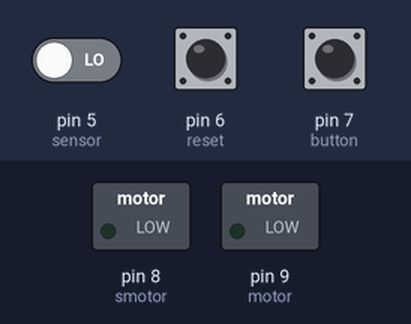
The sketch below on a simulated Arduino Uno, built with avr-gcc and run on an emulated ATmega328P. Shown: switched loads named in the sketch (green lamp = pin HIGH). The inputs (shaded band) are chosen by the test bench; at power-on: pin 7 (button) LOW, pin 6 (reset) LOW, pin 5 (sensor) LOW.

Above: at 1.2 s.
1.3 s: pin 7 (button) pulled HIGH for 1 s
At 3.4 s:
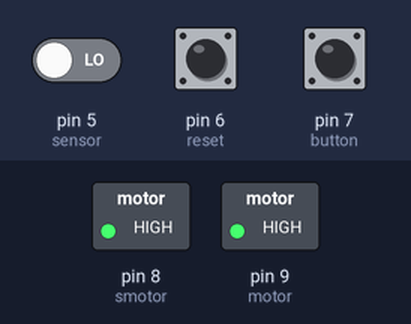
3.8 s: pin 6 (reset) pulled HIGH for 1 s
At 4.6 s:
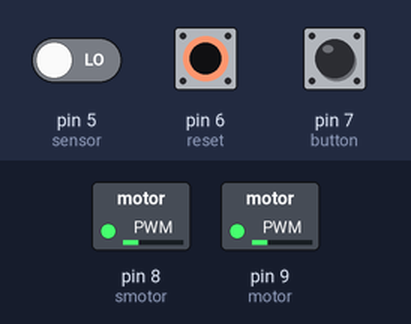
6.3 s: pin 5 (sensor) driven HIGH
9.3 s: pin 5 (sensor) driven LOW
10.8 s: pin 6 (reset) pulled HIGH for 0.15 s
At 12.2 s:
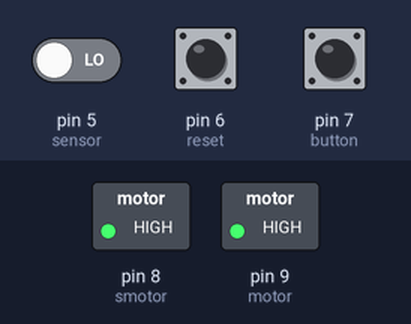
12.5 s: pin 6 (reset) pulled HIGH for 3.2 s
At 13.8 s:
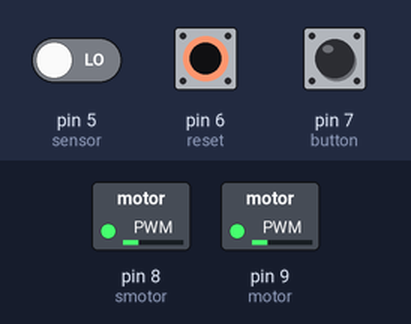
Timing chart, 0 to 17.2 s (numbered marks = the images above; inputs shaded):
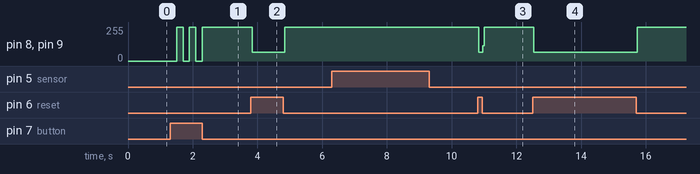

The sketch:

Motor_winding.ino
```cpp
const int motor = 9;       // primary motor pin
const int smotor = 8;       // secondary motor
const int button = 7;    //start/stop Button
const int reset = 6;     //reset pin
const int sensor = 5;    //sensor pin

int counter = 0;
int turns = 0;

void setup() {
                                                 // put your setup code here, to run once:
  pinMode (motor,OUTPUT);
  pinMode (smotor,OUTPUT);
  pinMode (button, INPUT);
  pinMode (reset, INPUT);
  pinMode (sensor, INPUT);
}

void loop() {
                                                   // put your main code here, to run repeatedly:


                  //define variable

int buttonState;
int resetState;
int sensorState;

                                      // read data

buttonState = digitalRead(button);
resetState = digitalRead (reset);
sensorState = digitalRead(sensor);
                                     //


if (buttonState == HIGH)             //start stop button counter
{
  counter++;
  delay(200);
}                                     //


if (sensorState == HIGH)              // turns counter
{
  turns++;
}                                   //


if (counter == 1)                     //Motor_ON/_OFF on pushhing start/stop button
{
   digitalWrite (motor,HIGH);
   digitalWrite (smotor,HIGH);
}
else if (counter == 2)
{
   digitalWrite (motor,LOW);
   digitalWrite (smotor,LOW);
   counter = 0;
}                                 //


if (turns == 1000)                  //stop on 1000 turns (user definable)
{
   digitalWrite (motor,LOW);
   digitalWrite (smotor,LOW);
}


if (resetState == HIGH)               // RESET Button
{
   digitalWrite (motor,LOW);
   digitalWrite (smotor,LOW);
   turns = 0;
}
}
```

Measured:
- after the input at 1.3 s, pin 8 (smotor), pin 9 (motor): alternates 255/255 for 0.20 s and 0/255 for 0.20 s, 5 changes in all, then stays 255/255, starting after 0.20 s
- after the input at 3.8 s, pin 8 (smotor), pin 9 (motor): 255/255 → 65/255 at once, → 255/255 1.0 s later
- after the input at 9.3 s, every drawn part: stays the same
- after the input at 10.8 s, pin 8 (smotor), pin 9 (motor): 255/255 → 65/255 at once, → 255/255 0.12 s later
- after the input at 12.5 s, pin 8 (smotor), pin 9 (motor): 255/255 → 65/255 at once, → 255/255 3.2 s later
